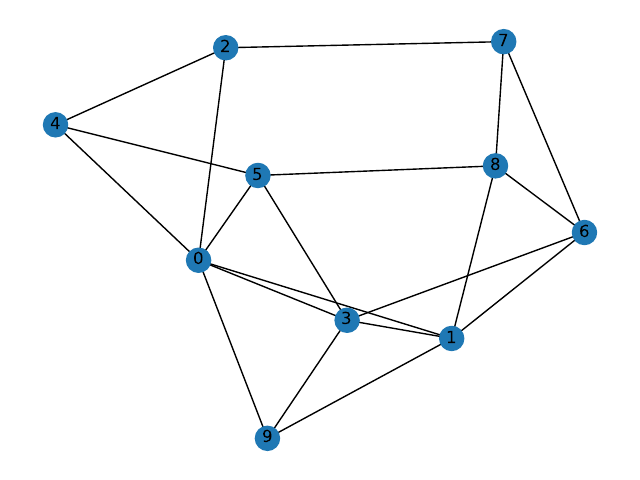

Python code for this plot:
import networkx as nx
import matplotlib.pyplot as plt

# Create a random undirected graph with more than 5 nodes
G = nx.gnm_random_graph(10, 20)

# Plot the graph
nx.draw(G, with_labels=True)
plt.savefig("graph.pdf")
plt.show()
